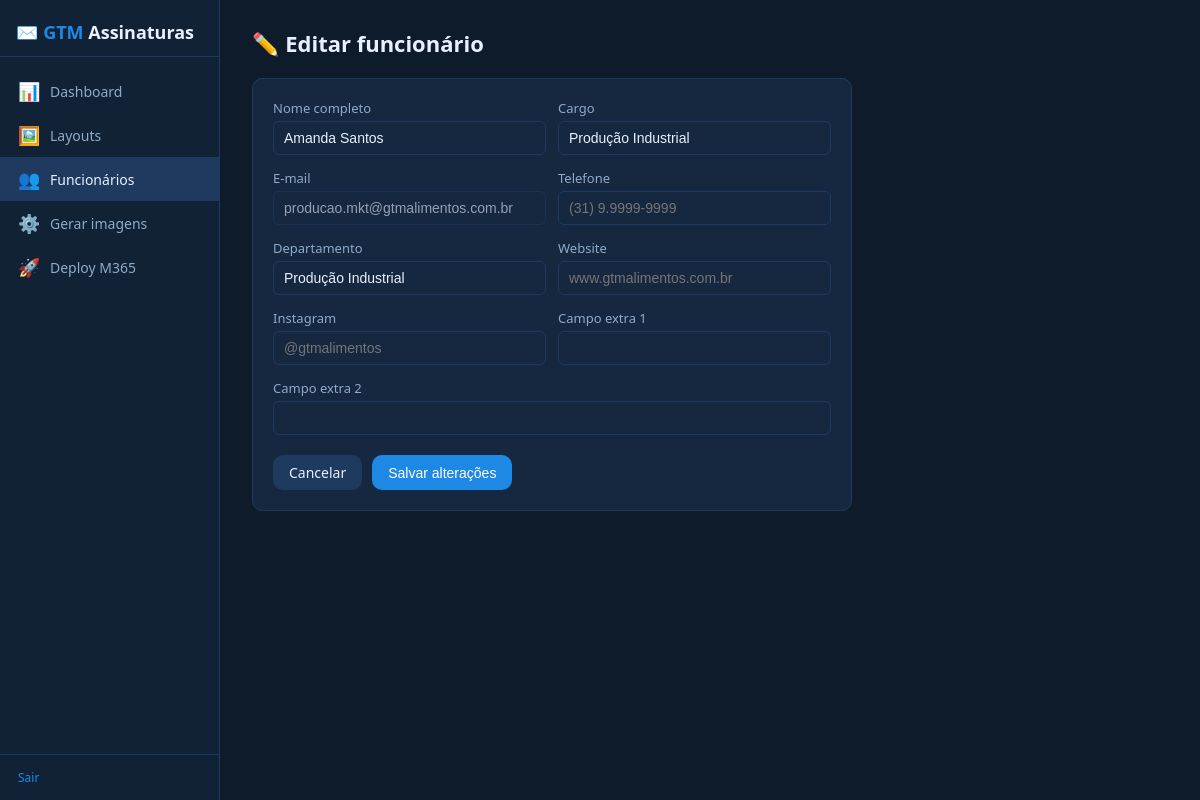
The app's page /employees/3/edit (signed in) with its own data.
### tables this page shows
CREATE TABLE employees (
            id          INTEGER PRIMARY KEY AUTOINCREMENT,
            azure_id    TEXT UNIQUE,
            email       TEXT UNIQUE NOT NULL,
            name        TEXT,
            title       TEXT,
            phone       TEXT,
            department  TEXT,
            website     TEXT,
            instagram   TEXT,
            extra1      TEXT,
            extra2      TEXT,
            img_path    TEXT,
            img_updated TEXT,
            sig_deployed INTEGER DEFAULT 0,
            active      INTEGER DEFAULT 1,
            created_at  TEXT DEFAULT (datetime('now')),
            updated_at  TEXT DEFAULT (datetime('now'))
        );

### app.py (the view, shortened to what this page needs)
@app.route("/employees/<int:emp_id>/edit", methods=["GET", "POST"])
@login_required
def edit_employee(emp_id):
    emp = db.get_employee(emp_id)
    if not emp:
        flash("Funcionário não encontrado.", "error")
        return redirect(url_for("employees"))
    return render_template("edit_employee.html", emp=emp)

### app.py (called while the page is built)
def login_required(f):
    @wraps(f)
    def decorated(*args, **kwargs):
        if not session.get("logged_in"):
            return redirect(url_for("login"))
        return f(*args, **kwargs)
    return decorated

### database.py (called while the page is built)
def get_db():
    conn = sqlite3.connect(DB_PATH)
    conn.row_factory = sqlite3.Row
    return conn

def get_employee(emp_id):
    conn = get_db()
    cur = conn.cursor()
    cur.execute("SELECT * FROM employees WHERE id=?", (emp_id,))
    row = cur.fetchone()
    conn.close()
    return dict(row) if row else None

### templates/edit_employee.html (shortened to what this page needs)
{% extends "base.html" %}
{% block content %}
<h1 class="page-title">✏️ Editar funcionário</h1>
<div class="card" style="max-width:600px;">
  <form method="POST">
    <div class="form-row">
      <div class="form-group">
        <label>Nome completo</label>
        <input type="text" name="name" value="{{ emp.name or '' }}" required>
      </div>
      <div class="form-group">
        <label>Cargo</label>
        <input type="text" name="title" value="{{ emp.title or '' }}">
      </div>
    </div>
    <div class="form-row">
      <div class="form-group">
        <label>E-mail</label>
        <input type="text" value="{{ emp.email }}" disabled style="opacity:.6;">
      </div>
      <div class="form-group">
        <label>Telefone</label>
        <input type="text" name="phone" value="{{ emp.phone or '' }}" placeholder="(31) 9.9999-9999">
      </div>
    </div>
    <div class="form-row">
      <div class="form-group">
        <label>Departamento</label>
        <input type="text" name="department" value="{{ emp.department or '' }}">
      </div>
      <div class="form-group">
        <label>Website</label>
        <input type="text" name="website" value="{{ emp.website or '' }}" placeholder="www.gtmalimentos.com.br">
      </div>
    </div>
    <div class="form-row">
      <div class="form-group">
        <label>Instagram</label>
        <input type="text" name="instagram" value="{{ emp.instagram or '' }}" placeholder="@gtmalimentos">
      </div>
      <div class="form-group">
        <label>Campo extra 1</label>
        <input type="text" name="extra1" value="{{ emp.extra1 or '' }}">
      </div>
    </div>
    <div class="form-group">
      <label>Campo extra 2</label>
      <input type="text" name="extra2" value="{{ emp.extra2 or '' }}">
    </div>
    <div class="form-actions">
      <a href="/employees" class="btn btn-secondary">Cancelar</a>
      <button type="submit" class="btn btn-primary">Salvar alterações</button>
    </div>
  </form>
</div>
{% endblock %}

### static/css/style.css (style rules this page uses)
*, *::before, *::after { box-sizing: border-box; margin: 0; padding: 0; }
:root { --bg: #0d1b2a; --sidebar: #112236; --card: #162840; --border: #1e3a5f; --accent: #1e88e5; --accent2: #0d6efd; --success: #2ecc71; --warning: #f39c12; --danger: #e74c3c; --text: #e8f0fe; --text2: #8eaac8; --radius: 10px; }
body { font-family: 'Segoe UI', system-ui, -apple-system, sans-serif; background: var(--bg); color: var(--text); min-height: 100vh; display: flex; }
a { color: var(--accent); text-decoration: none; }
button, .btn { cursor: pointer; border: none; border-radius: var(--radius); padding: 8px 16px; font-size: 14px; font-weight: 500; transition: opacity .15s, transform .1s; }
.btn-primary { background: var(--accent); color: #fff; }
.btn-secondary { background: var(--border); color: var(--text); }
input, select, textarea { background: var(--card); border: 1px solid var(--border); border-radius: 6px; color: var(--text); padding: 8px 10px; font-size: 14px; width: 100%; outline: none; transition: border-color .15s; }
label { font-size: 13px; color: var(--text2); display: block; margin-bottom: 4px; }
.page-title { font-size: 22px; font-weight: 700; margin-bottom: 20px; color: var(--text); }
.card { background: var(--card); border: 1px solid var(--border); border-radius: var(--radius); padding: 20px; margin-bottom: 20px; }
.form-group { margin-bottom: 14px; }
.form-row { display: flex; gap: 12px; }
.form-row .form-group { flex: 1; }
.form-actions { display: flex; gap: 10px; margin-top: 20px; }

### records on screen
employees: name "Amanda Santos", title "Produção Industrial", email "producao.mkt@gtmalimentos.com.br", department "Produção Industrial"
